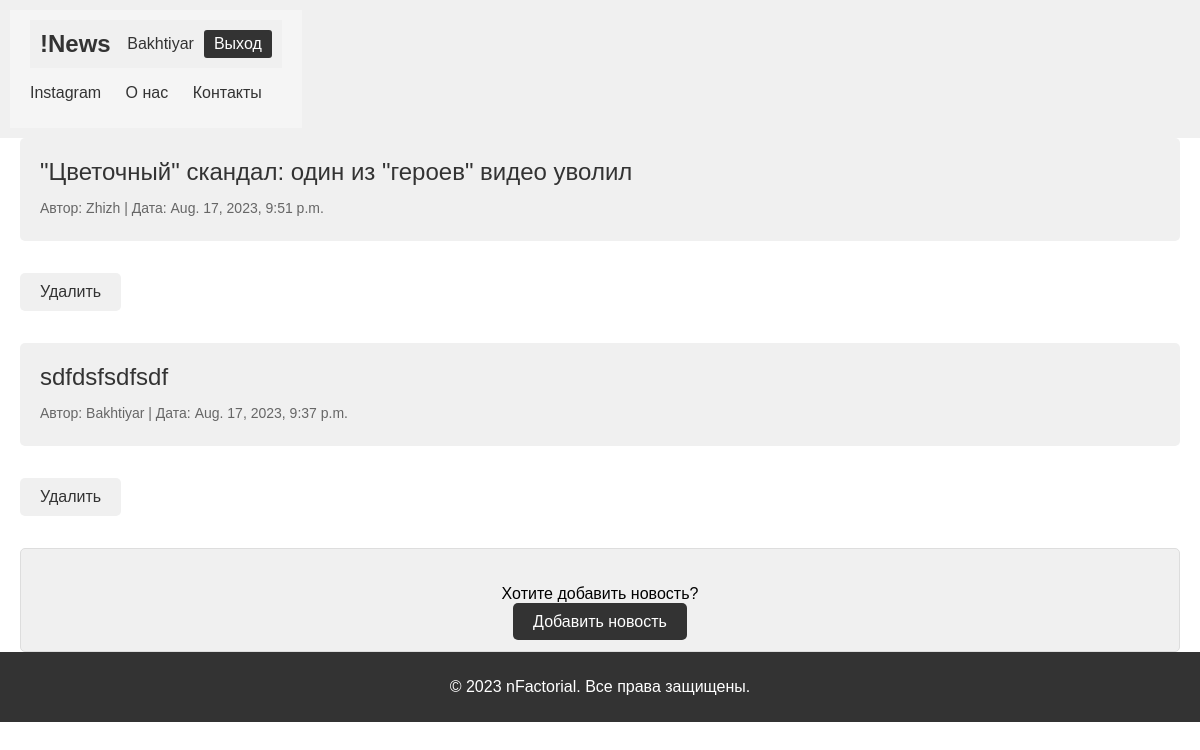
Page /news/ (signed in) on the committed database.
### news/models.py (models this page shows, shortened)
class News(models.Model):
    author = models.ForeignKey(User, on_delete=models.CASCADE, null=True)
    title = models.TextField(max_length=50)
    content = models.TextField(max_length=200)
    created_at = models.DateTimeField(auto_now_add=True)

### news/views.py (the view)
# urls.py: path('', views.get_news, name='news'),
def get_news(request):
    news = News.objects.order_by("-created_at")
    user_is_moderator = request.user.groups.filter(name='moderators').exists()
    context = {"news": news,
               'user_is_moderator': user_is_moderator,
               }
    return render(request, "news/news.html", context)

### news/templates/news/news.html (shortened to what this page needs)
{% extends "news/base.html" %}
{% block content %}
    <div class="news-list">
        {% for item in news %}
        <div class="news">
            <a class="news-title"href="{% url 'news:get_page' item.id %}">{{ item.title }}</a>
            <p class="news-info">
                Автор: {{ item.author }} | Дата: {{ item.created_at }}
            </p>
        </div>
        <p>
           {% if user == item.author or user_is_moderator %}
            <form action="{% url 'news:delete' item.id %}" method="post">
                    <button type="submit" class="btn-delete" >Удалить</button>
            </form>
            {% endif %}
        </p>
        {% endfor %}
    </div>
    <div class="add-news-block">
        <p>Хотите добавить новость?</p>
        <a href="{% url 'news:create_news' %}" class="btn-add-news">Добавить новость</a>
    </div>
{% endblock %}

### news/templates/news/base.html (shortened to what this page needs)
<!DOCTYPE html>
<html lang="en">
<head>
    {% load static %}
    <link rel="stylesheet" href="{% static 'news/style.css' %}">
</head>
<body>
    <header class="header">
        <nav class="nav">
            <div class="container">
                {% if user.is_authenticated %}
                    <div class="header">
                        <a href="{% url 'news:news' %}" class="logo">!News</a>
                        <div class="user-bar">
                            <span class="username">{{ user.username }}</span>
                            <a href="{% url 'logout' %}" class="btn-logout">Выход</a>
                        </div>
                    </div>
                {% endif %}
                <ul class="menu">
                    <li><a href="https://www.instagram.com/thetwelvepartformulaofbeing/" target="_blank">Instagram</a></li>
                    <li><a href="https://www.nfactorial.school/nfactorial-team" target="_blank">О нас</a></li>
                    <li><a href="https://www.nfactorial.school/" target="_blank">Контакты</a></li>
                </ul>
            </div>
        </nav>
    </header>
    <main class="main">
        <div class="container">
            {% block content %}
            {% endblock %}
        </div>
    </main>
    <footer class="footer">
        <div class="container">
            <p>&copy; 2023 nFactorial. Все права защищены.</p>
        </div>
    </footer>
</body>
</html>

### news/static/news/style.css (style rules this page uses)
body { font-family: Arial, sans-serif; margin: 0; padding: 0; }
.header { background-color: #333; color: white; padding: 10px 0; }
.nav { background-color: #f5f5f5; padding: 10px 0; }
.container { max-width: 1200px; margin: 0 auto; padding: 0 20px; }
.logo { font-size: 24px; color: #333; text-decoration: none; font-weight: bold; }
.menu { list-style-type: none; padding: 0; }
.menu li { display: inline; margin-right: 20px; }
.menu a { text-decoration: none; color: #333; }
.footer { background-color: #333; color: white; padding: 10px 0; text-align: center; }
form button { background-color: #333; color: white; padding: 10px 20px; border: none; border-radius: 3px; cursor: pointer; }
.add-news-block { background-color: #f0f0f0; border: 1px solid #ddd; padding: 20px; border-radius: 5px; text-align: center; }
.add-news-block p { margin-bottom: 10px; }
.btn-add-news { background-color: #333; color: white; padding: 10px 20px; font-size: 16px; border-radius: 5px; text-decoration: none; transition: background-color 0.3s ease-in-out; }
.username { color: #333; margin-right: 10px; }
.header { display: flex; justify-content: space-between; align-items: center; background-color: #f0f0f0; padding: 10px; }
.user-bar { display: flex; align-items: center; }
.btn-logout { background-color: #333; color: white; padding: 5px 10px; border-radius: 3px; text-decoration: none; transition: background-color 0.3s ease-in-out; }
.news-list { display: flex; flex-direction: column; }
.news { background-color: #f0f0f0; padding: 20px; border-radius: 5px; }
.news-title { text-decoration: none; color: #333; font-size: 24px; margin-bottom: 10px; }
.news-info { color: #666; font-size: 14px; margin-bottom: 5px; }
.btn-delete { background-color: #f0f0f0; color: #333; border: none; padding: 10px 20px; font-size: 16px; border-radius: 5px; cursor: pointer; transition: background-color 0.3s ease-in-out; }

### rows in the picture
News: title "\"Цветочный\" скандал: один из \"героев\" видео уволил", author "Zhizh", created_at "Aug. 17, 2023, 9:51 p.m.", shows "Удалить"
News: title "sdfdsfsdfsdf", author "Bakhtiyar", created_at "Aug. 17, 2023, 9:37 p.m.", shows "Удалить"

### other values in the picture
{{ user.username }} "Bakhtiyar"
